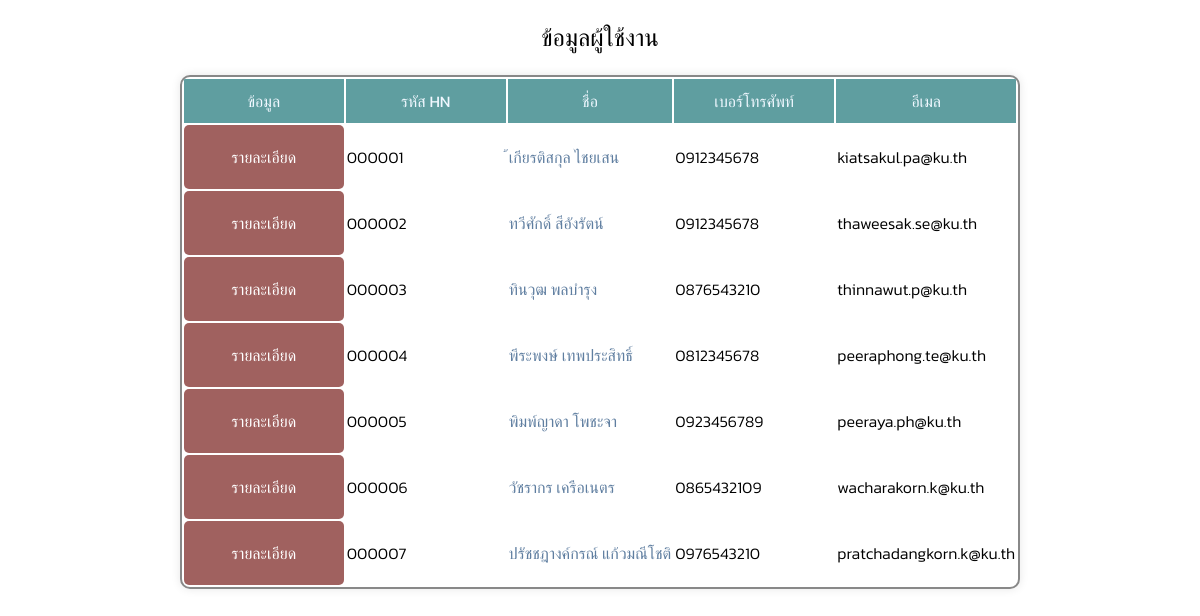
The page / on the database its author committed.
### tables this page shows
CREATE TABLE `user` (
  `HN` int(6) NOT NULL,
  `FNAME` varchar(255) NOT NULL,
  `LNAME` varchar(255) NOT NULL,
  `TEL` varchar(10) NOT NULL,
  `EMAIL` varchar(255) NOT NULL
);

### index.php (the view, shortened to what this page needs)
<?php
        require "database/connect.php";
        $stmt = $conn->prepare("SELECT LPAD(HN, 6, '0') AS HN, CONCAT(FNAME, ' ', LNAME) AS NAME, TEL, EMAIL FROM user");
        $stmt->execute();
        $result = $stmt->get_result();
?>
<!DOCTYPE html>
<html lang="en">
<head>
    <link rel="stylesheet" href="style.css">
</head>
<body>
    <h2 class="bold"><center>ข้อมูลผู้ใช้งาน</h2>
        <table class="table normal">
            <tr>
                <th class="header bold info">ข้อมูล</th>
                <th class="header bold info">รหัส HN</th>
                <th class="header bold info">ชื่อ</th>
                <th class="header bold info">เบอร์โทรศัพท์</th>
                <th class="header bold info">อีเมล</th>
            </tr>
            <?php
                while($row = mysqli_fetch_assoc($result)){
                    echo "<tr>".
                    "<td class=button><a href='edit.php?id=" . $row['HN'] . "'> รายละเอียด </a></td>" .
                    "<td>" . $row['HN']. "</td>".
                    "<td class=bold><a href='edit.php?id=" . $row['HN'] . "'>" . $row['NAME']. "</td>".
                    "<td>" . $row['TEL']. "</td>".
                    "<td>" . $row['EMAIL']. "</td></tr>";
                }
            ?>
        </table>
</body>
</html>

### style.css (style rules this page uses)
.table { border: 2px solid #888; border-radius: 10px; box-shadow: 0 0 10px rgba(0, 0, 0, 0.1); background-color: #fff; overflow: hidden; margin: 0 auto; }
.normal { font-family: "Kanit", sans-serif; font-weight: 300; font-style: light; }
.bold { font-family: "Kanit", sans-serif; font-weight: 400; font-style: normal; }
.info { color:aliceblue; }
.header { background-color: cadetblue; justify-content: center; padding: 10px 20px; min-width: 120px; }
td a { color: #5f7ea0; text-decoration: none; }
td.button { padding: 20px; padding-right: 15px; padding-left: 15px; background-color: #a0615f; text-align: center; border-radius: 5px; color: white; }
td.button a { font-weight: 400; font-style: normal; color: #fff; text-decoration: none; display: block; width: 100%; height: 100%; }

### rows shown on the page
user: HN "000001", NAME "้เกียรติสกุล ไชยเสน", TEL "0912345678", EMAIL "kiatsakul.pa@ku.th"
user: HN "000002", NAME "ทวีศักดิ์ สีอังรัตน์", TEL "0912345678", EMAIL "thaweesak.se@ku.th"
user: HN "000003", NAME "ทินวุฒ พลบำรุง", TEL "0876543210", EMAIL "thinnawut.p@ku.th"
user: HN "000004", NAME "พีระพงษ์ เทพประสิทธิ์", TEL "0812345678", EMAIL "peeraphong.te@ku.th"
user: HN "000005", NAME "พิมพ์ญาดา โพชะจา", TEL "0923456789", EMAIL "peeraya.ph@ku.th"
user: HN "000006", NAME "วัชรากร เครือเนตร", TEL "0865432109", EMAIL "wacharakorn.k@ku.th"
user: HN "000007", NAME "ปรัชชฎางค์กรณ์ แก้วมณีโชติ", TEL "0976543210", EMAIL "pratchadangkorn.k@ku.th"
